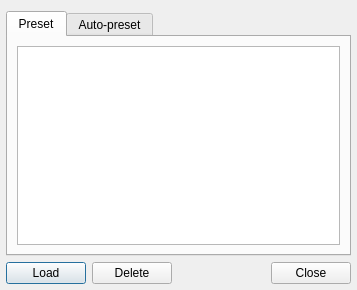
<?xml version="1.0" encoding="UTF-8"?>
<ui version="4.0">
 <class>SkinnedPresetEditor</class>
 <widget class="QDialog" name="SkinnedPresetEditor">
  <property name="geometry">
   <rect>
    <x>0</x>
    <y>0</y>
    <width>357</width>
    <height>290</height>
   </rect>
  </property>
  <property name="windowTitle">
   <string>Preset Editor</string>
  </property>
  <property name="modal">
   <bool>false</bool>
  </property>
  <layout class="QVBoxLayout" name="verticalLayout">
   <property name="leftMargin">
    <number>6</number>
   </property>
   <property name="rightMargin">
    <number>6</number>
   </property>
   <property name="bottomMargin">
    <number>6</number>
   </property>
   <item>
    <widget class="QTabWidget" name="tabWidget">
     <property name="currentIndex">
      <number>0</number>
     </property>
     <widget class="QWidget" name="tab">
      <attribute name="title">
       <string>Preset</string>
      </attribute>
      <layout class="QVBoxLayout">
       <property name="spacing">
        <number>6</number>
       </property>
       <property name="leftMargin">
        <number>9</number>
       </property>
       <property name="topMargin">
        <number>9</number>
       </property>
       <property name="rightMargin">
        <number>9</number>
       </property>
       <property name="bottomMargin">
        <number>9</number>
       </property>
       <item>
        <widget class="QListWidget" name="presetListWidget"/>
       </item>
      </layout>
     </widget>
     <widget class="QWidget" name="tab_2">
      <attribute name="title">
       <string>Auto-preset</string>
      </attribute>
      <layout class="QVBoxLayout">
       <property name="spacing">
        <number>6</number>
       </property>
       <property name="leftMargin">
        <number>9</number>
       </property>
       <property name="topMargin">
        <number>9</number>
       </property>
       <property name="rightMargin">
        <number>9</number>
       </property>
       <property name="bottomMargin">
        <number>9</number>
       </property>
       <item>
        <widget class="QListWidget" name="autoPresetListWidget">
         <property name="editTriggers">
          <set>QAbstractItemView::NoEditTriggers</set>
         </property>
        </widget>
       </item>
      </layout>
     </widget>
    </widget>
   </item>
   <item>
    <layout class="QHBoxLayout" name="horizontalLayout">
     <item>
      <widget class="QPushButton" name="loadButton">
       <property name="text">
        <string>Load</string>
       </property>
      </widget>
     </item>
     <item>
      <widget class="QPushButton" name="deleteButton">
       <property name="text">
        <string>Delete</string>
       </property>
      </widget>
     </item>
     <item>
      <widget class="QDialogButtonBox" name="buttonBox">
       <property name="standardButtons">
        <set>QDialogButtonBox::Close</set>
       </property>
      </widget>
     </item>
    </layout>
   </item>
  </layout>
 </widget>
 <layoutdefault spacing="6" margin="11"/>
 <resources/>
 <connections>
  <connection>
   <sender>buttonBox</sender>
   <signal>clicked(QAbstractButton*)</signal>
   <receiver>SkinnedPresetEditor</receiver>
   <slot>accept()</slot>
   <hints>
    <hint type="sourcelabel">
     <x>269</x>
     <y>235</y>
    </hint>
    <hint type="destinationlabel">
     <x>298</x>
     <y>192</y>
    </hint>
   </hints>
  </connection>
 </connections>
</ui>
